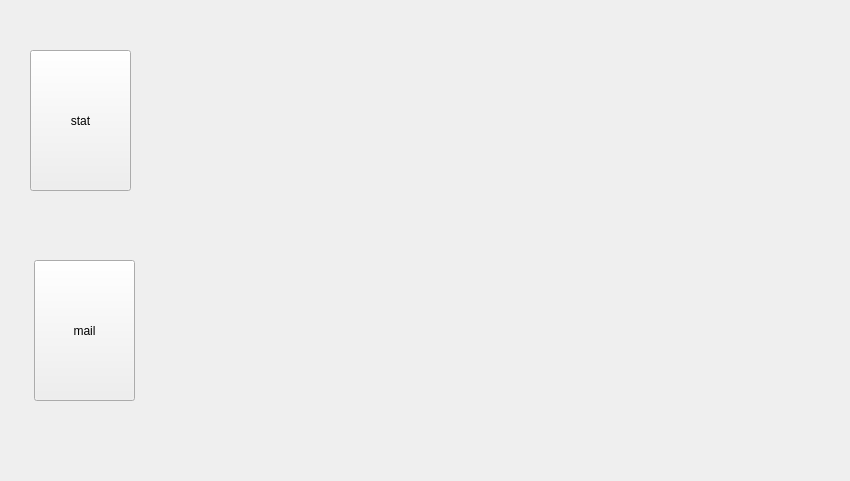
<?xml version="1.0" encoding="UTF-8"?>
<ui version="4.0">
 <class>Gestion</class>
 <widget class="QDialog" name="Gestion">
  <property name="geometry">
   <rect>
    <x>0</x>
    <y>0</y>
    <width>850</width>
    <height>481</height>
   </rect>
  </property>
  <property name="windowTitle">
   <string>Dialog</string>
  </property>
  <property name="styleSheet">
   <string notr="true">
background-image: url(:/images/gestions_Plan de travail 1.png);</string>
  </property>
  <widget class="QPushButton" name="pushButton">
   <property name="geometry">
    <rect>
     <x>550</x>
     <y>260</y>
     <width>151</width>
     <height>151</height>
    </rect>
   </property>
   <property name="styleSheet">
    <string notr="true">border:transparent;
background:transparent;</string>
   </property>
   <property name="text">
    <string/>
   </property>
  </widget>
  <widget class="QPushButton" name="pushButton_2">
   <property name="geometry">
    <rect>
     <x>34</x>
     <y>260</y>
     <width>101</width>
     <height>141</height>
    </rect>
   </property>
   <property name="text">
    <string>mail</string>
   </property>
  </widget>
  <widget class="QPushButton" name="pushButton_3">
   <property name="geometry">
    <rect>
     <x>30</x>
     <y>50</y>
     <width>101</width>
     <height>141</height>
    </rect>
   </property>
   <property name="text">
    <string>stat</string>
   </property>
  </widget>
 </widget>
 <resources/>
 <connections/>
</ui>
